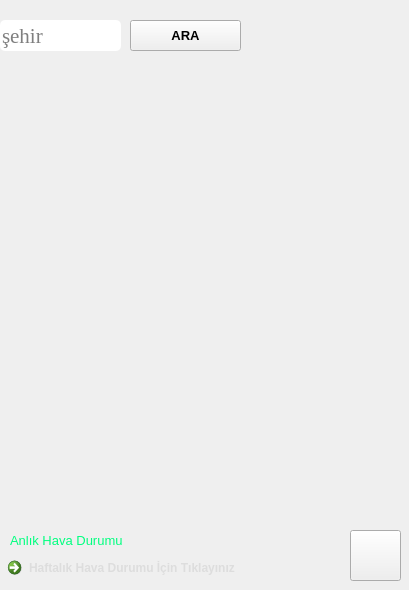
<?xml version="1.0" encoding="UTF-8"?>
<ui version="4.0">
 <class>MainWindow</class>
 <widget class="QMainWindow" name="MainWindow">
  <property name="geometry">
   <rect>
    <x>0</x>
    <y>0</y>
    <width>409</width>
    <height>590</height>
   </rect>
  </property>
  <property name="sizePolicy">
   <sizepolicy hsizetype="Preferred" vsizetype="Expanding">
    <horstretch>0</horstretch>
    <verstretch>0</verstretch>
   </sizepolicy>
  </property>
  <property name="maximumSize">
   <size>
    <width>409</width>
    <height>590</height>
   </size>
  </property>
  <property name="windowTitle">
   <string>Hava Durumu</string>
  </property>
  <property name="windowIcon">
   <iconset>
    <normaloff>images/sun.png</normaloff>images/sun.png</iconset>
  </property>
  <widget class="QWidget" name="centralwidget">
   <property name="sizePolicy">
    <sizepolicy hsizetype="Preferred" vsizetype="Preferred">
     <horstretch>0</horstretch>
     <verstretch>0</verstretch>
    </sizepolicy>
   </property>
   <widget class="QLabel" name="background">
    <property name="geometry">
     <rect>
      <x>-20</x>
      <y>-10</y>
      <width>471</width>
      <height>611</height>
     </rect>
    </property>
    <property name="text">
     <string/>
    </property>
    <property name="pixmap">
     <pixmap>images/weatherbackground.jpg</pixmap>
    </property>
    <property name="scaledContents">
     <bool>true</bool>
    </property>
   </widget>
   <widget class="QLabel" name="degre_label">
    <property name="geometry">
     <rect>
      <x>130</x>
      <y>190</y>
      <width>151</width>
      <height>121</height>
     </rect>
    </property>
    <property name="font">
     <font>
      <family>Yu Gothic Light</family>
      <pointsize>67</pointsize>
      <weight>75</weight>
      <bold>true</bold>
     </font>
    </property>
    <property name="styleSheet">
     <string notr="true">color: rgb(255, 255, 255);</string>
    </property>
    <property name="text">
     <string/>
    </property>
   </widget>
   <widget class="QLabel" name="durumyazi_label">
    <property name="geometry">
     <rect>
      <x>0</x>
      <y>350</y>
      <width>401</width>
      <height>81</height>
     </rect>
    </property>
    <property name="font">
     <font>
      <pointsize>20</pointsize>
     </font>
    </property>
    <property name="styleSheet">
     <string notr="true">color: rgb(206, 206, 206);</string>
    </property>
    <property name="text">
     <string/>
    </property>
    <property name="scaledContents">
     <bool>false</bool>
    </property>
    <property name="alignment">
     <set>Qt::AlignCenter</set>
    </property>
    <property name="wordWrap">
     <bool>true</bool>
    </property>
   </widget>
   <widget class="QLabel" name="resimDurum_label">
    <property name="geometry">
     <rect>
      <x>140</x>
      <y>60</y>
      <width>121</width>
      <height>131</height>
     </rect>
    </property>
    <property name="font">
     <font>
      <pointsize>7</pointsize>
     </font>
    </property>
    <property name="text">
     <string/>
    </property>
    <property name="scaledContents">
     <bool>true</bool>
    </property>
   </widget>
   <widget class="QPushButton" name="search_button">
    <property name="geometry">
     <rect>
      <x>130</x>
      <y>20</y>
      <width>111</width>
      <height>31</height>
     </rect>
    </property>
    <property name="font">
     <font>
      <family>Arial</family>
      <pointsize>10</pointsize>
      <weight>75</weight>
      <bold>true</bold>
     </font>
    </property>
    <property name="cursor">
     <cursorShape>PointingHandCursor</cursorShape>
    </property>
    <property name="styleSheet">
     <string notr="true"/>
    </property>
    <property name="text">
     <string>ARA</string>
    </property>
   </widget>
   <widget class="QLineEdit" name="searchBar_lnedit">
    <property name="geometry">
     <rect>
      <x>0</x>
      <y>20</y>
      <width>121</width>
      <height>31</height>
     </rect>
    </property>
    <property name="font">
     <font>
      <family>Times New Roman</family>
      <pointsize>16</pointsize>
      <weight>50</weight>
      <italic>false</italic>
      <bold>false</bold>
      <underline>false</underline>
      <strikeout>false</strikeout>
     </font>
    </property>
    <property name="accessibleName">
     <string>Şehir</string>
    </property>
    <property name="styleSheet">
     <string notr="true">border-radius:5px;</string>
    </property>
    <property name="inputMask">
     <string/>
    </property>
    <property name="text">
     <string/>
    </property>
    <property name="placeholderText">
     <string>şehir</string>
    </property>
   </widget>
   <widget class="QLabel" name="label">
    <property name="geometry">
     <rect>
      <x>10</x>
      <y>530</y>
      <width>161</width>
      <height>20</height>
     </rect>
    </property>
    <property name="font">
     <font>
      <pointsize>10</pointsize>
     </font>
    </property>
    <property name="styleSheet">
     <string notr="true">
color: rgb(0, 255, 127);</string>
    </property>
    <property name="text">
     <string>Anlık Hava Durumu</string>
    </property>
   </widget>
   <widget class="QPushButton" name="refresh_button">
    <property name="geometry">
     <rect>
      <x>350</x>
      <y>530</y>
      <width>51</width>
      <height>51</height>
     </rect>
    </property>
    <property name="styleSheet">
     <string notr="true"/>
    </property>
    <property name="text">
     <string/>
    </property>
    <property name="icon">
     <iconset>
      <normaloff>images/restart.png</normaloff>images/restart.png</iconset>
    </property>
    <property name="iconSize">
     <size>
      <width>40</width>
      <height>36</height>
     </size>
    </property>
   </widget>
   <widget class="QCommandLinkButton" name="haftalikDurum_clbtn">
    <property name="geometry">
     <rect>
      <x>0</x>
      <y>550</y>
      <width>291</width>
      <height>48</height>
     </rect>
    </property>
    <property name="font">
     <font>
      <family>Segoe UI</family>
      <pointsize>9</pointsize>
     </font>
    </property>
    <property name="styleSheet">
     <string notr="true">color:rgb(221, 221, 221)</string>
    </property>
    <property name="text">
     <string>Haftalık Hava Durumu İçin Tıklayınız</string>
    </property>
    <property name="checkable">
     <bool>false</bool>
    </property>
   </widget>
  </widget>
 </widget>
 <resources/>
 <connections>
  <connection>
   <sender>searchBar_lnedit</sender>
   <signal>returnPressed()</signal>
   <receiver>search_button</receiver>
   <slot>click()</slot>
   <hints>
    <hint type="sourcelabel">
     <x>60</x>
     <y>35</y>
    </hint>
    <hint type="destinationlabel">
     <x>185</x>
     <y>35</y>
    </hint>
   </hints>
  </connection>
 </connections>
</ui>
